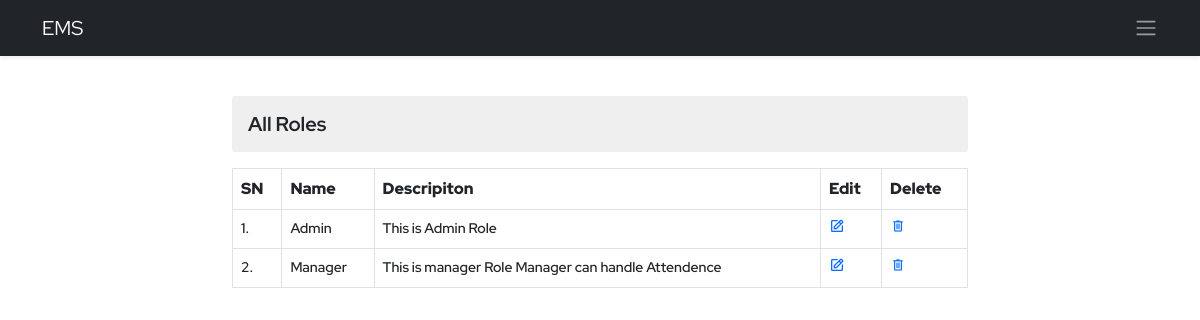
Before: /ems/view-roles/ (signed in) with the older database file.
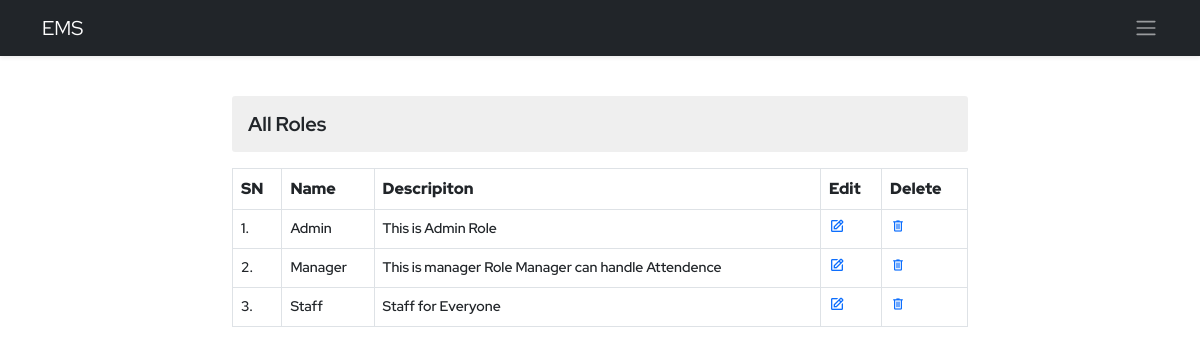
After: the same page with the newer database file.
### ems/models.py (models this page shows, shortened)
class Role(models.Model):
    name=models.CharField(max_length=70, unique=True)
    description=models.TextField(max_length=200)

### ems/views.py (the view, shortened to what this page needs)
# urls.py: path('view-roles/',viewRole,name='view-role'),
@login_required()
def viewRole(request):
    context = {}
    try:
        roles = Role.objects.all()
        context['roles'] = roles
    except Exception as e:
        print('View Role Exception : ', e)
    return render(request, 'ems/view_role.html', context)

### ems/templates/ems/view_role.html (shortened to what this page needs)
{% extends './base.html' %}
{% block body %}
<div class="container py-4">
    <div class="row d-flex align-items-center justify-content-center">
        <div class="col-12 col-sm-8">
            <h3 class="my-3 derpartment-title">All Roles</h3>
            <table class="table table-bordered department-table">
                <tr>
                    <th>SN</th>
                    <th>Name</th>
                    <th>Descripiton</th>
                    <th>Edit</th>
                    <th>Delete</th>
                </tr>
                {% for role in roles %}
                <tr>
                    <td>{{forloop.counter}}.</td>
                    <td>{{role.name}}</td>
                    <td>{{role.description}}</td>
                    <td><a href="{% url 'ems:view-role' %}" class="edit" data-bs-toggle="modal" data-bs-target="#edit-role" onclick="editRole({{role.id}},'{{role.name}}','{{role.description}}')" ><i class='bx bx-edit'></i></a></td>
                    <td><a href="{% url 'ems:delete-role' role.id %}" class="delete"><span class="material-symbols-outlined">
                        </span></a></td>
                </tr>
                {% endfor %}
            </table>
        </div>
    </div>
</div>
{% endblock body %}

Changed rows visible on the page:
added Role: name "Staff", description "Staff for Everyone"
